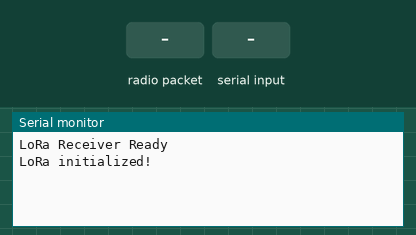
Simulated run of this sketch. Board: Arduino Uno, built with avr-gcc and run on an emulated ATmega328P. Shown: the last lines printed to the serial monitor. Inputs (shaded band) come from the test bench. No radio packets arrive unless stated.

Above: at 1.2 s.
1.3 s: radio packet "ping" arrives
At 2.1 s:
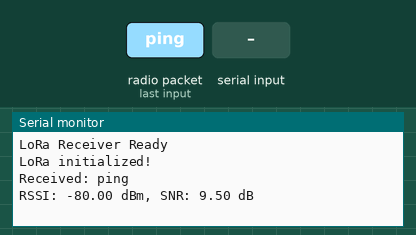
2.8 s: "ping\n" received over Serial
At 4.0 s:
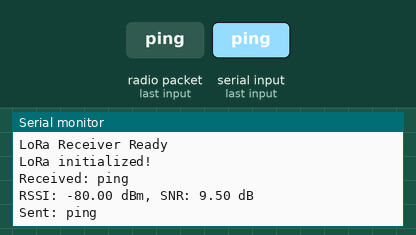
4.3 s: radio packet "SD_log" arrives
At 5.5 s:
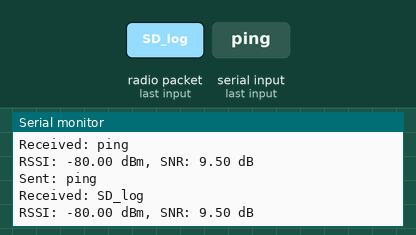
5.8 s: "SD_log\n" received over Serial
At 6.3 s:
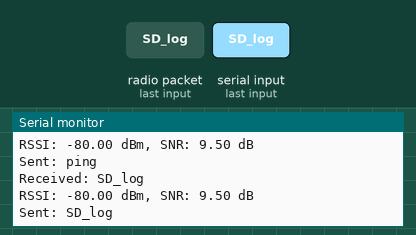
7.3 s: radio packet "SD_stop" arrives
At 7.9 s:
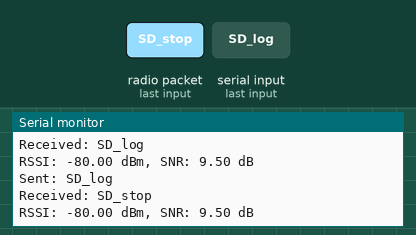
8.8 s: "SD_stop\n" received over Serial
At 9.8 s:
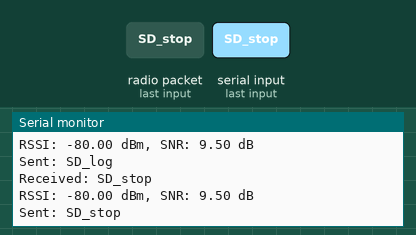

Measured:
- after the input at 1.3 s, the serial monitor: prints a new line at once (image 1)
- after the input at 2.8 s, the serial monitor: prints a new line at once (image 2)
- after the input at 4.3 s, the serial monitor: prints a new line at once (image 3)
- after the input at 5.8 s, the serial monitor: prints a new line at once (image 4)
- after the input at 7.3 s, the serial monitor: prints a new line at once (image 5)
- after the input at 8.8 s, the serial monitor: prints a new line at once (image 6)

The sketch:

main_GS.ino
```cpp
#include "LoRaReceiver.h"

void setup() {
    Serial.begin(9600);
    setupLoRa();
}

void loop() {
    // Check for incoming serial commands
    if (Serial.available()) {
        String command = Serial.readStringUntil('\n');
        command.trim();

        if (command == "ping") {
            Serial.println("Sent: ping");
            sendMessage("ping\n");
        }
        else if (command == "SD_log") {
            Serial.println("Sent: SD_log");
            sendMessage("START LOGGING\n");
        }

        else if (command == "SD_stop"){
          Serial.println("Sent: SD_stop");
          sendMessage("STOP LOGGING\n");
        }
    }

    // Check for incoming LoRa messages
    String incoming = receiveMessage();
    if (incoming.length() > 0) {
        Serial.println("Received: " + incoming);

        float RSSI = LoRa.packetRssi();
        float SNR = LoRa.packetSnr();
        Serial.print("RSSI: ");
        Serial.print(RSSI);
        Serial.print(" dBm, SNR: ");
        Serial.print(SNR);
        Serial.println(" dB");
    }
}
```

LoRaReceiver.cpp
```cpp
#include "LoRaReceiver.h"

const int csPin = 10;
const int resetPin = 20;
const int irqPin = 21;

void setupLoRa() {
    Serial.begin(9600);
    Serial.println("LoRa Receiver Ready");

    LoRa.setPins(csPin, resetPin, irqPin);

    if (!LoRa.begin(433E6)) {
        Serial.println("LoRa init failed!");
        while (true);
    }
    Serial.println("LoRa initialized!");
}

void sendMessage(String outgoing) {
    LoRa.beginPacket();
    LoRa.print(outgoing);
    LoRa.endPacket();
}

String receiveMessage() {
    int packetSize = LoRa.parsePacket();
    if (packetSize == 0) return "";  // No packet received

    String incoming = "";
    while (LoRa.available()) {
        incoming += (char)LoRa.read();
    }

    return incoming;
}
```

LoRaReceiver.h
```cpp
// FUNCTION DECLARATIONS + GLOBAL VARIABLES
#ifndef LORA_RECEIVER_H
#define LORA_RECEIVER_H

#include <SPI.h>
#include <LoRa.h>

extern const int csPin;
extern const int resetPin;
extern const int irqPin;

void setupLoRa();
void sendMessage(String outgoing);
String receiveMessage();

#endif
```
